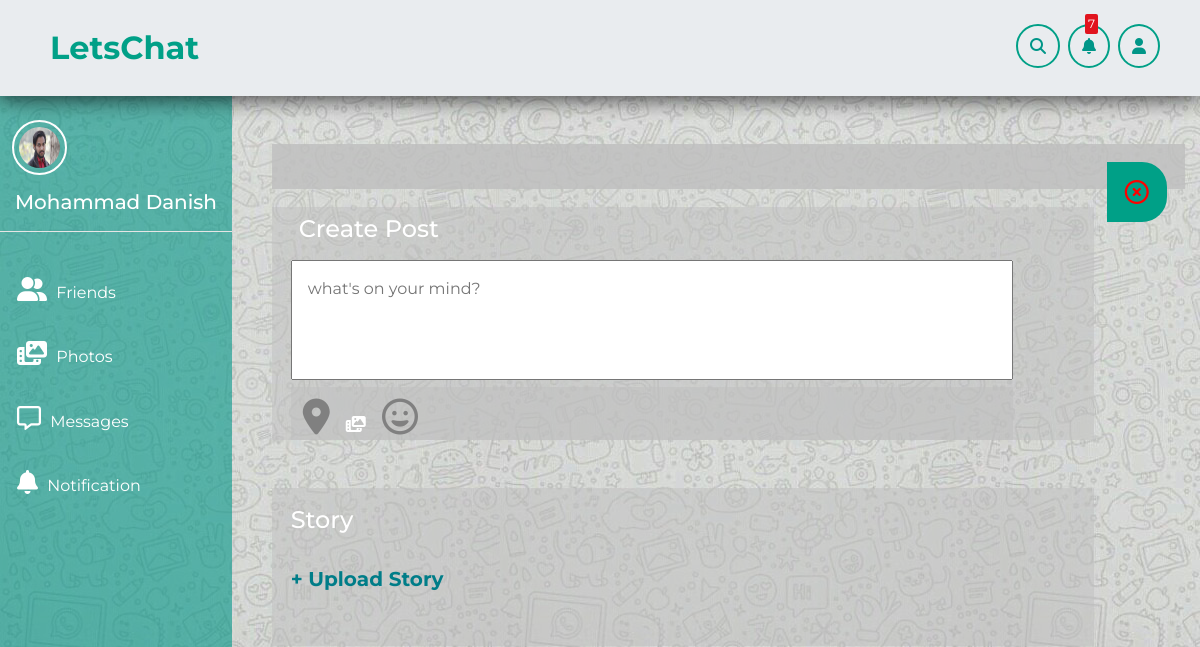
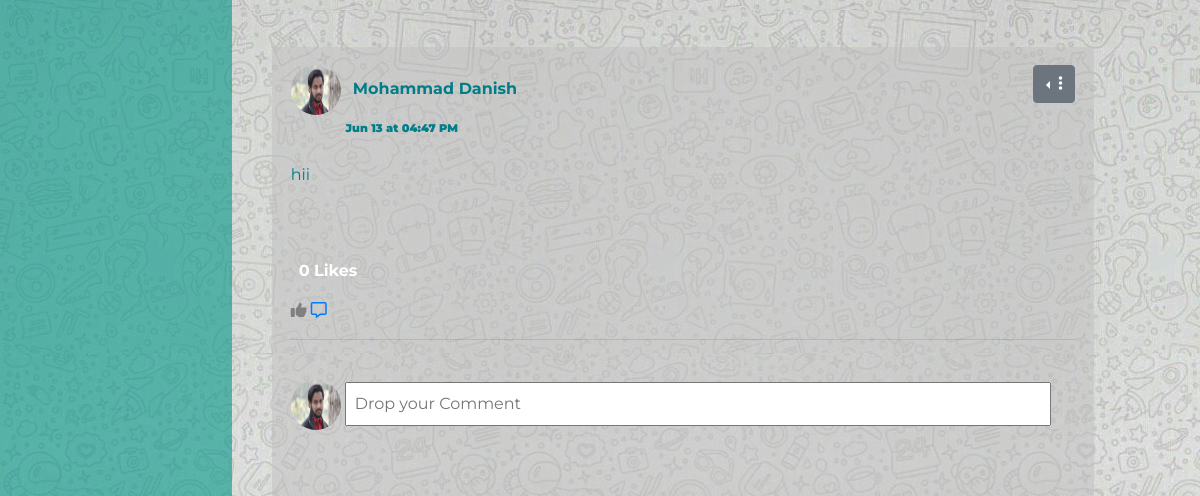
Before: / (signed in) with the older database file (2 pictures, top to bottom).
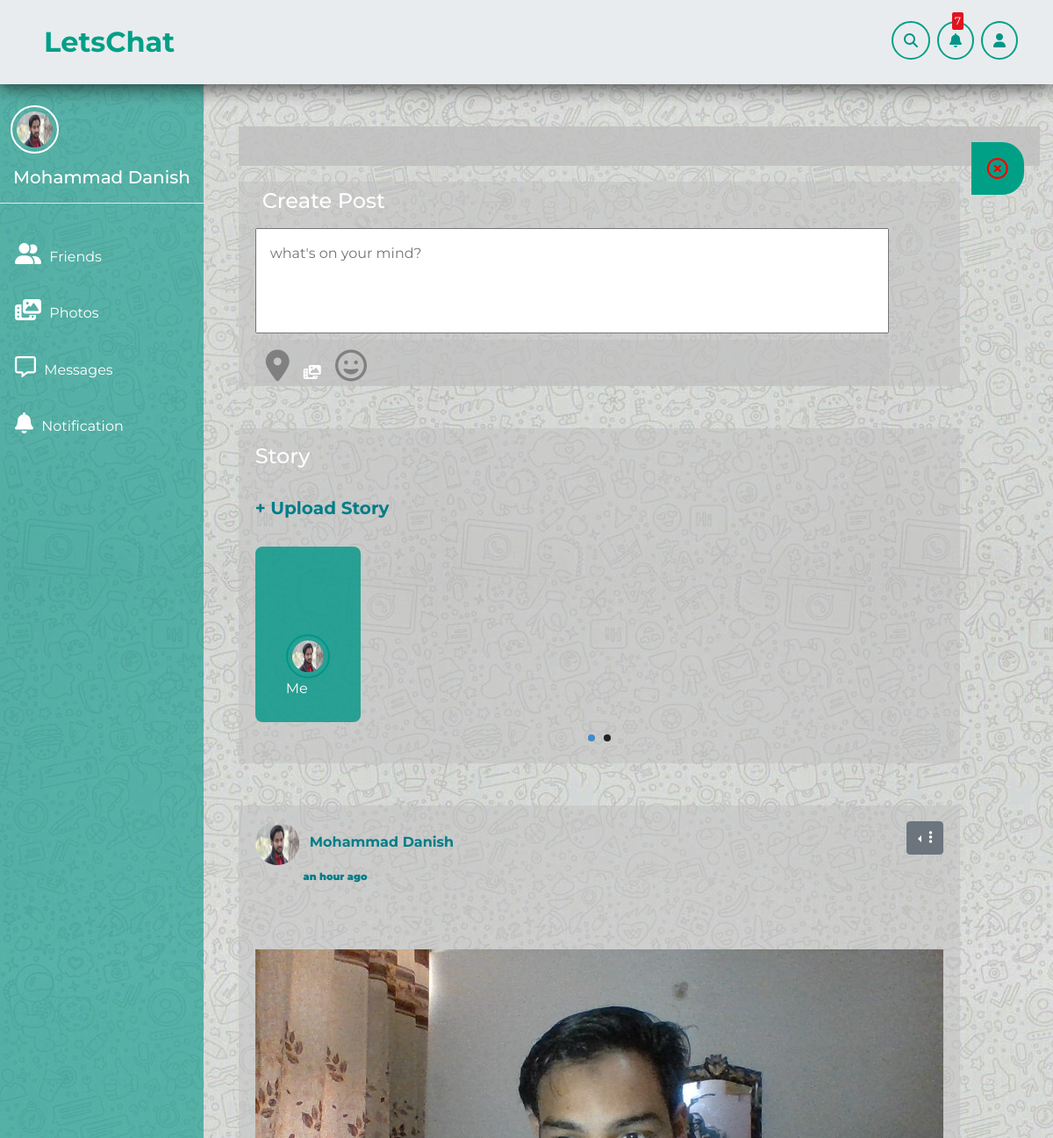
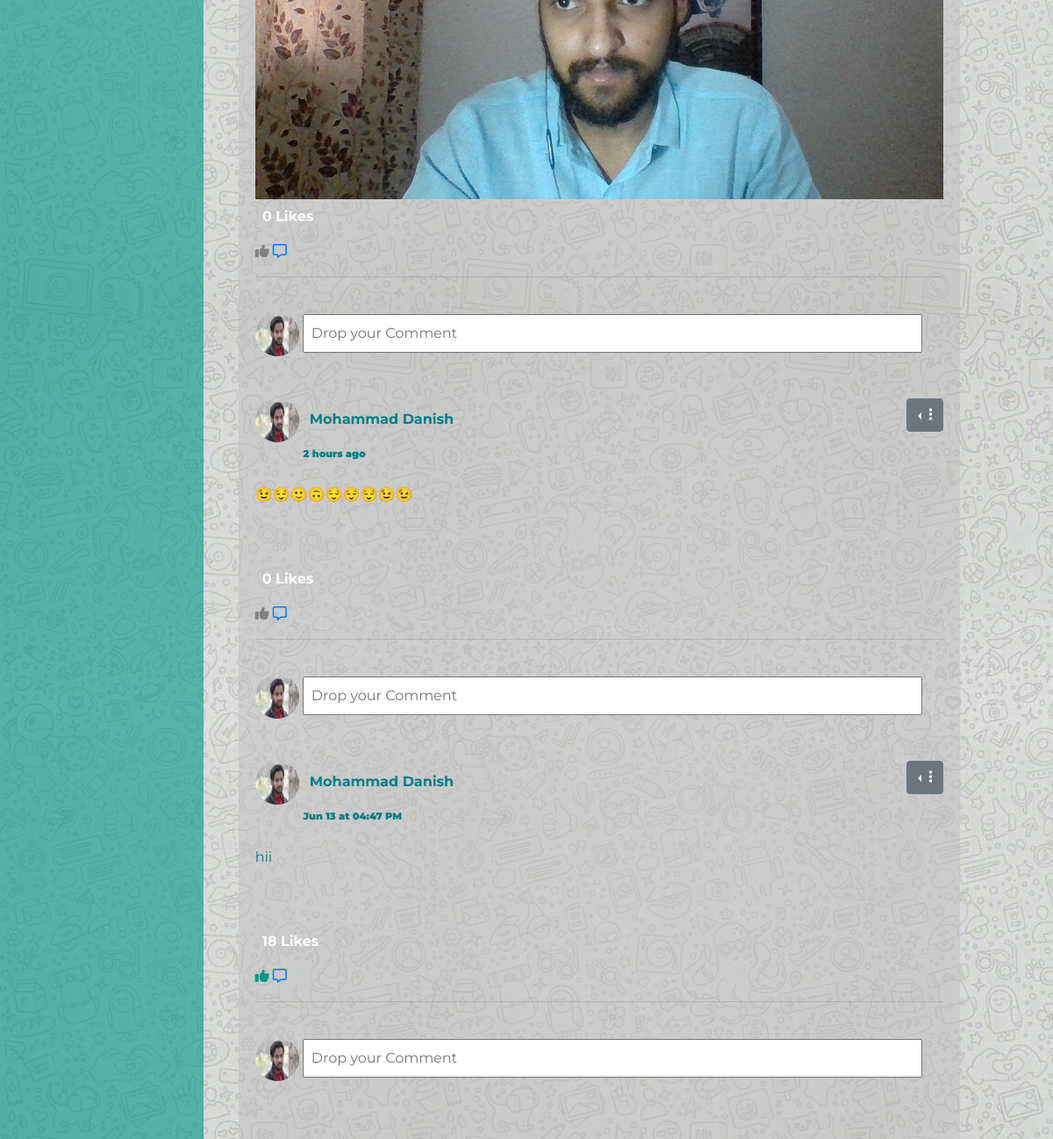
After: the same page with the newer database file (2 pictures, top to bottom).
### App/models.py (models this page shows, shortened)
class userRegistration(models.Model):
    userId = models.CharField(max_length=50,default='',unique=True,blank=True)
    userName = models.CharField(max_length=50,default='',unique=True,blank=True)
    firstName = models.CharField(max_length=50,default='',blank=True)
    lastName = models.CharField(max_length=50,default='',blank=True)
    mobile = models.CharField(max_length=10,default='',blank=True)
    emailAddress = models.EmailField(max_length=50,default='',blank=True)
    password = models.CharField(max_length=100,default='',blank=True)
    profilePic = models.ImageField(upload_to='media',default='media/profile.jpeg')
    Groups = ListCharField(
        base_field=models.CharField(max_length=50,default='',blank=True),
        max_length=(100 * 100),blank=True
    )
    coverPic = models.ImageField(upload_to='media',default='media/cover.jpg')
    quote = models.CharField(max_length=1000,default='',blank=True)
    dOB = models.DateField(blank=True,null=True)
    gender = models.CharField(choices=GENDERS,max_length=1,blank=True)
    countryName = models.CharField(max_length=100,default='',blank=True)
    cityName = models.CharField(max_length=100,default='',blank=True)
    currentEducation = models.CharField(max_length=100,default='',blank=True)
    educationStartYear = models.CharField(max_length=10,default='',blank=True)
    educationEndYear = models.CharField(max_length=10,default='',blank=True)
    companyName = models.CharField(max_length=100,default='',blank=True)
    companyPosition = models.CharField(max_length=100,default='',blank=True)
    companyCity = models.CharField(max_length=50,default='',blank=True)
    companyDescription = models.CharField(max_length=1000,default='',blank=True)
    joinedDate = models.DateTimeField(default=datetime.now)

class UserPost(models.Model):
    postId = models.CharField(max_length=100,default='',unique=True)
    userId = models.CharField(max_length=50,default='')
    userName = models.CharField(max_length=50,default='')
    post = models.FileField(upload_to="profiles",blank=True)
    Message = models.TextField(default="",blank=True)
    date = models.DateTimeField(default=datetime.now, blank=True)
    userPic = models.CharField(max_length=100,default='',blank=True)

### App/views.py (the view, shortened to what this page needs)
# urls.py: path('',views.index,name='index'),
def index(request):
	if request.session.has_key('user'):
		userInfo = userRegistration.objects.get(userId=request.session['user'])
		userData = UserPost.objects.filter(userId=request.session['user']).order_by('-date') # '-' for descending order
		friends = AllFriends.objects.get(userId=request.session['user']).Friends
		postList = []
		def UserAllPost():
			for item in userData:
				yield item
		def FriendPosts():
			for friend in friends:
				friendPost = UserPost.objects.filter(userId=friend).order_by('-date')
				for post in friendPost:
					yield post
		storyList = []
		StoryOwnerList = []
		tempStoryList = []
		tempStoryOwner = ""
		tempMedia = ""
		tempUploadTime = ""
		tempStoryType = ""
		tempFontFamily = ""
		tempFontSize = ""
		tempCaption = ""
		tempColor = ""
		lenthCaption = ""
		myStories = Story.objects.filter(userId=request.session['user'])
		if myStories.exists():
			StoryOwner = userRegistration.objects.get(userId=request.session['user'])
			for l in myStories:
				lenthCaption =lenthCaption + str(len(l.Caption)) +"@"
				tempMedia = tempMedia + "/media/"+str(l.media) +"@"
				tempUploadTime = tempUploadTime + str(l.uploadTime) +"@"
				tempStoryType = tempStoryType + l.storyType +"@"
				tempFontFamily = tempFontFamily + l.fontFamily +"@"
				tempFontSize = tempFontSize + l.fontSize +"@"
				tempCaption = tempCaption + l.Caption
				tempColor = tempColor + l.color +"@"
				tempStoryOwner = "Me" + ","
				StoryOwner.userName = " Me"
			StoryOwnerList.append(StoryOwner)
			tempStoryList.insert(0,tempMedia)
			tempStoryList.insert(1,tempUploadTime)
			tempStoryList.insert(2,tempStoryType)
			tempStoryList.insert(3,tempFontFamily)
			tempStoryList.insert(4,tempFontSize)
			tempStoryList.insert(5,tempCaption)
			tempStoryList.insert(6,tempColor)
			tempStoryList.insert(7,lenthCaption)
			storyList.append(tempStoryList)
		for friend in friends:
			allStories = Story.objects.filter(userId=friend)
		storiesFullData = zip(StoryOwnerList,storyList)
		AllPost = chain(UserAllPost(), FriendPosts())
		for item in AllPost:
			postList.append(item)
		postList.sort(key=lambda x: x.date,reverse = True)
		like=[]; colorPost = []
		for i in postList:
			likes = Likes.objects.get(postId=i.postId)
			like.append(len(likes.postLikedBy))
			if request.session['user'] in likes.postLikedBy:
				colorPost.append("rgba(0, 150, 136,1)")
			else:
				colorPost.append("grey")
		allComments = Comments.objects.all()
		for i in allComments:
			com = i.comment
			name = i.userInfo.firstName
		print(com,name)
		notification = Notifications.objects.filter(receiver=request.session['user']).order_by('-date')
		picsList1 = []
		uname = ''   # IF USER HAS NO NOTIFICATION
		for Id in notification:
			senderDetail = userRegistration.objects.filter(userId=Id.sender)
			for detail in senderDetail:
				uname = detail.userName
				picUrl = detail.profilePic
				picsList1.append(picUrl.url)
		params = {'userInfo':userInfo,'userData':zip(postList, like,colorPost),'date_now':datetime.datetime.now(),
		'allComments':allComments,"storyData":storiesFullData,'notification':zip(notification,picsList1)}
		return render(request,'ds.html',params)
	else:
		return render(request,'index.html')

### App/templates/ds.html (shortened to what this page needs)
{% load static %}
{% load humanize %}
<!DOCTYPE html>
<html lang="en">
<head>
  <link rel="stylesheet" href="https://stackpath.bootstrapcdn.com/bootstrap/4.4.1/css/bootstrap.min.css">
  <link rel="stylesheet" type="text/css" href="{%static 'css/emojionearea.min.css'%}">
  <link rel="stylesheet" type="text/css" href="{%static 'css/lightSlider.css'%}">
  <link rel="stylesheet" href="{% static 'css/dashboard.css' %}">
</head>
<body >
<div id="body">
<div id="leftFixDiv">
  <br><br><br><br><br>
  <a href="/profile/{{userInfo.userName}}"><img src="{{userInfo.profilePic.url}}" id="profilePicImage" style="">
  </a>
  <marquee direction="left" height="20" width="110" class="maquee_text">
    <h5>{{userInfo.firstName}} {{userInfo.lastName}}</h5>
  </marquee>
  <hr id="profileInsideHR">
  <a href="{%url 'friendSearch'%}" class="sideOptionIconLink">
          <span class="icon"><i class="fas fa-user-friends">
          </i></span>
       <span class="title">Friends</span>
    </a>
    <br>
    <a href="/album/" class="sideOptionIconLink">
          <span class="icon"><i class="fas fa-photo-video"></i></span>
          <span class="title">Photos</span>
    </a>
    <br>
    <a href="#" class="sideOptionIconLink">
          <span class="icon"><i class="far fa-comment-alt"></i></span>
          <span class="title">Messages</span>
    </a>
    <br>
    <a href="/notifications/" class="sideOptionIconLink">
          <span class="icon"><i class="fas fa-bell"></i></span>
          <span class="title">Notification</span>
    </a>
  <br>
</div>
<div class="header-container">
  <header id="header">
    <div class="heading">
      <div class="container">
      <span id="brandSection"><span id="brand">LetsChat</span>
      <span class="float-sm-right" data-toggle="modal" data-target="#exampleModal"><i class="fas fa-user top-right" ></i>
      </span>
        <span id="noti_Container" class="float-right">
          <span id="noti_Counter"></span>
                <a id="noti_Button"><i class="fas fa-bell top-right float-right"></i></a>
          </span>
      <span class="float-sm-right"><i class="fas fa-search top-right" onclick="searchPeople()"></i></span>
      </span>
      </div>
    </div>
  </header>
</div>
<br><br><br><br><br><br>
<div class="container-fluid">
<div id="rightSideDiv">
  <div class="">
      <div id="PostAlert"><h4 style="color:rgba(0, 150, 136, 1);">{{flag}} <span style="float:right;"><i class="far fa-times-circle" onclick="PostAlertClose()"></i></span></h4></div>
      <form method="Post" action="{% url 'PostSubmission' %}" id="PostWrapper"  enctype="multipart/form-data">
          <h4 style="padding:8px;">Create Post</h4>
          <textarea name="Post_Title" placeholder="what's on your mind?" style="width:90%;height:15vh;padding:2%;resize:none;" oninput="visibleButton()" id="TextPost"></textarea>
          <div id="PostOpt">
            <a href="#" class="icon"><i class="fas fa-map-marker-alt" id="Post_Icon_Cusomize"></i></a>
              <label id="upfile1" style="cursor:pointer" class="fas fa-photo-video">
              </label></i></a>
            <a href="#" class="icon"><i class="far fa-grin" id="Post_Icon_Cusomize" onclick="emojiCreater()"></i></a>
          </div>
        </form>
      </div>
      <br><br>
        <div style="background:rgba(191, 191, 191, 0.5);padding:2%;width:90%;" id="wrapperstorySectionId">
          <h4>Story</h4><br>
          <h5 style="color:rgba(0,125,136,1);font-weight:bold;cursor:pointer;" data-toggle="modal" data-target=".bd-Prefered-modal-sm">+ Upload Story</h5><br>
          <ul id="autoWidth" class="cs-hidden">
          {% for data,d in storyData %}
              <li class="item-a"  data-toggle="modal" data-target=".bd-example-modal-md" onclick="storyTextSetPlaceManager('{{d.0}}','{{d.1}}','{{d.2}}','{{d.3}}','{{d.4}}','{{d.5}}','{{d.6}}','{{d.7}}','{{data.userName}}','{{data.profilePic.url}}')">
                <div class="storySection" style="">
                  <div class="storyInnerSection">
                    <img src="{{data.profilePic.url}}"  class="storyProfileSection" >
                    <p style="text-align: left; color:white;">{{data.userName}}</p>
                  </div>
                </div>
              </li>
            {% endfor %}
          </ul>
      </div>
        <br><br>
     <div style="background:rgba(191, 191, 191, 0.5);padding:2%;width:90%;" id="postAllSectionId" >
          <div>
              {% for data,data2,data4 in userData %}
            <img src="{{data.userPic}}" style="width:50px;height:50px;border-radius: 50%;vertical-align: middle;">
            <span style="font-weight:bold;padding-left:8px;color:rgba(0,125,136,1);" >{{data.userName}}
              <div class="btn-group dropleft float-sm-right">
                <button type="button" class="btn btn-secondary dropdown-toggle" data-toggle="dropdown" aria-haspopup="true" aria-expanded="false">
                  <i class="fas fa-ellipsis-v"></i>
                </button>
              </div>
            <div><span style="margin-left: 7%; font-size: 70%; margin-top: -10px;">
            <b>
                {% if data.date|date:"YmdHi" == date_now|date:"YmdHi" %}
                Just Now
                {% elif data.date|date:"Ymd" == date_now|date:"Ymd" %}
                {{ data.date|naturaltime }}
                {% else %}
                {{data.date|date:"M d"}} at {{data.date|date:"h:i A"}}
                {% endif %}
            </b></span></div></span>
            <br>
            {% if data.Message %}
            <p style="color:rgba(0,125,136,1);">{{data.Message}}</p>
            {% endif %}
            <br><br>
            {% if data.post %}
            <img src="{{data.post.url}}" style="max-width:100%;height:auto;">
            <br>
            {% endif %}
            <strong><p id="{{data.postId}}" style="padding:8px 0px 0px 8px;">{{data2}} Likes</p></strong>
            <a><i class="fas fa-thumbs-up" id="PostResponse" name="{{data.postId}}" onclick="likePost('{{data.postId}}')" style="color:{{data4}};"></i></a>
            <a href="#"><i class="far fa-comment-alt" id="PostResponse"></i></a>
            <hr>
            <br>
            <form method="post" action="#">
              <img src="{{userInfo.profilePic.url}}" style="width:50px;height:50px;border-radius:50%;vertical-align: middle;">
              <input type="text" placeholder="Drop your Comment" style="width:90%;padding:8px;">
            </form>
            <br><br>
            {% endfor %}
          </div>
      </div>
</div>
</div>
</div>
</body>
</html>

### App/static/css/lightSlider.css (style rules this page uses)
.lightSlider:before, .lightSlider:after { content: " "; display: table; }
.lightSlider { overflow: hidden; margin: 0; }
.lSSlideWrapper > .lightSlider:after { clear: both; }
.lSSlideWrapper .lSSlide { -webkit-transform: translate(0px, 0px); -ms-transform: translate(0px, 0px); transform: translate(0px, 0px); -webkit-transition: all 1s; -webkit-transition-property: -webkit-transform,height; -moz-transition-property: -moz-transform,height; transition-property: transform,height; -webkit-transition-duration: inherit !important; transition-duration: inherit !important; -webkit-transition-timing-function: inherit !important; transition-timing-function: inherit !important; }
.lSSlideOuter .lightSlider, .lSSlideOuter .lSPager { padding-left: 0; list-style: none outside none; }
.lSSlideOuter .lightSlider > *, .lSSlideOuter .lSGallery li { float: left; }
.lightSlider.lsGrab > * { cursor: -webkit-grab; cursor: -moz-grab; cursor: -o-grab; cursor: -ms-grab; cursor: grab; }

### App/static/css/dashboard.css (style rules this page uses)
* { margin: 0; padding: 0; list-style: none; text-decoration: none; box-sizing: border-box; font-family: 'Montserrat', sans-serif; }
body { background: #e1ecf2; background-image:url('/static/images/body-light.jpg'); background-attachment: fixed; }
.container { margin:0 auto; }
.header-container { position:fixed; top:0px; left:0px; right:0px; width:100%; margin-top:-200px; transition:all .4s; }
.header-container header { margin-top:200px; }
header { display:flex; flex-direction: column; background-color:#E9ECEF; }
.heading { padding:24px 0 24px 10px; box-shadow:0px 0px 23px 0px rgba(0,0,0,0.5); z-index:1; }
.heading #brand { color:#00a087; font-weight:bold; cursor:pointer; font-size:2em; }
#leftFixDiv { height:100%; position: fixed; top:0px; left:0px; bottom:0px; background-color: rgba(0, 150, 136, 0.6); }
#rightSideDiv { margin-left:22%; }
.top-right { border:2px solid #00a087; padding:12px; border-radius: 50%; cursor: pointer; margin-left:8px; }
.fa-times-circle { padding:16px; border:2px solid #00a087; border-radius:0 25px 25px 0; margin-left:-30px; background:#00a087; color:red; }
#profilePicImage { width:55px; height:55px; border:2px solid white; border-radius: 50%; vertical-align: middle; padding:5px; margin-left:12px; }
.maquee_text { color: white; height: 2.5em; padding:15px; }
.icon { font-size:1.5em; color:white; display: inline-block; }
.title { color:white; font-size:1em; display: inline-block; padding-left: 5px; }
.sideOptionIconLink { display: inline-block; padding:5px; margin-left:12px; margin-top:8%; }
#PostWrapper { background:rgba(191, 191, 191, 0.5); width:90%; padding-left:2%; }
#PostOpt { background:rgba(191, 191, 191, 0.5); width:90%; }
#Post_Icon_Cusomize { padding-left:5%; color:grey;padding-left:2%;font-size:1.5em; padding:12px; padding-bottom:2%; }
#PostAlert { padding:2%; width:100%; background-color:rgba(191, 191, 191, 0.8); margin-bottom: 2%; }
body { background-color: grey; color: black; }
.day-mode { background: #e1ecf2; background-image:url('/static/images/body-light.jpg'); color: white; }
#noti_Container { position:relative; }
#noti_Button { -moz-border-radius:50%; -webkit-border-radius:50%; cursor:pointer; }
#noti_Counter { display:block; position:absolute; background:#E1141E; color:#FFF; font-size:12px; font-weight:normal; padding:1px 3px; margin:-8px 0 0 25px; border-radius:2px; -moz-border-radius:2px; -webkit-border-radius:2px; z-index:1; }
.storySection { width:120px; height:200px;border-radius:8px; background:rgba(0, 150, 136, 0.8);position:relative; overflow:hidden; }
.storyInnerSection { position:absolute;top:100px;left:35px; overflow:hidden; cursor:pointer; }
.storyProfileSection { width:50px;height:50px;border-radius:50%;border:2px solid rgba(0, 150, 136, 1);padding:5px; }

Changed rows visible on the page:
now on one of the page's lists (row unchanged): userRegistration: userName "Me"
added UserPost: userPic (picture), userName "Mohammad Danish", date "an hour ago", post (picture), data2 "0", profilePic (picture)
added UserPost: userPic (picture), userName "Mohammad Danish", date "2 hours ago", Message "😉😌🙂🙃😌😌😌😉😉", data2 "0", profilePic (picture)
computed for UserPost "hii": data2 "0" → "18"
